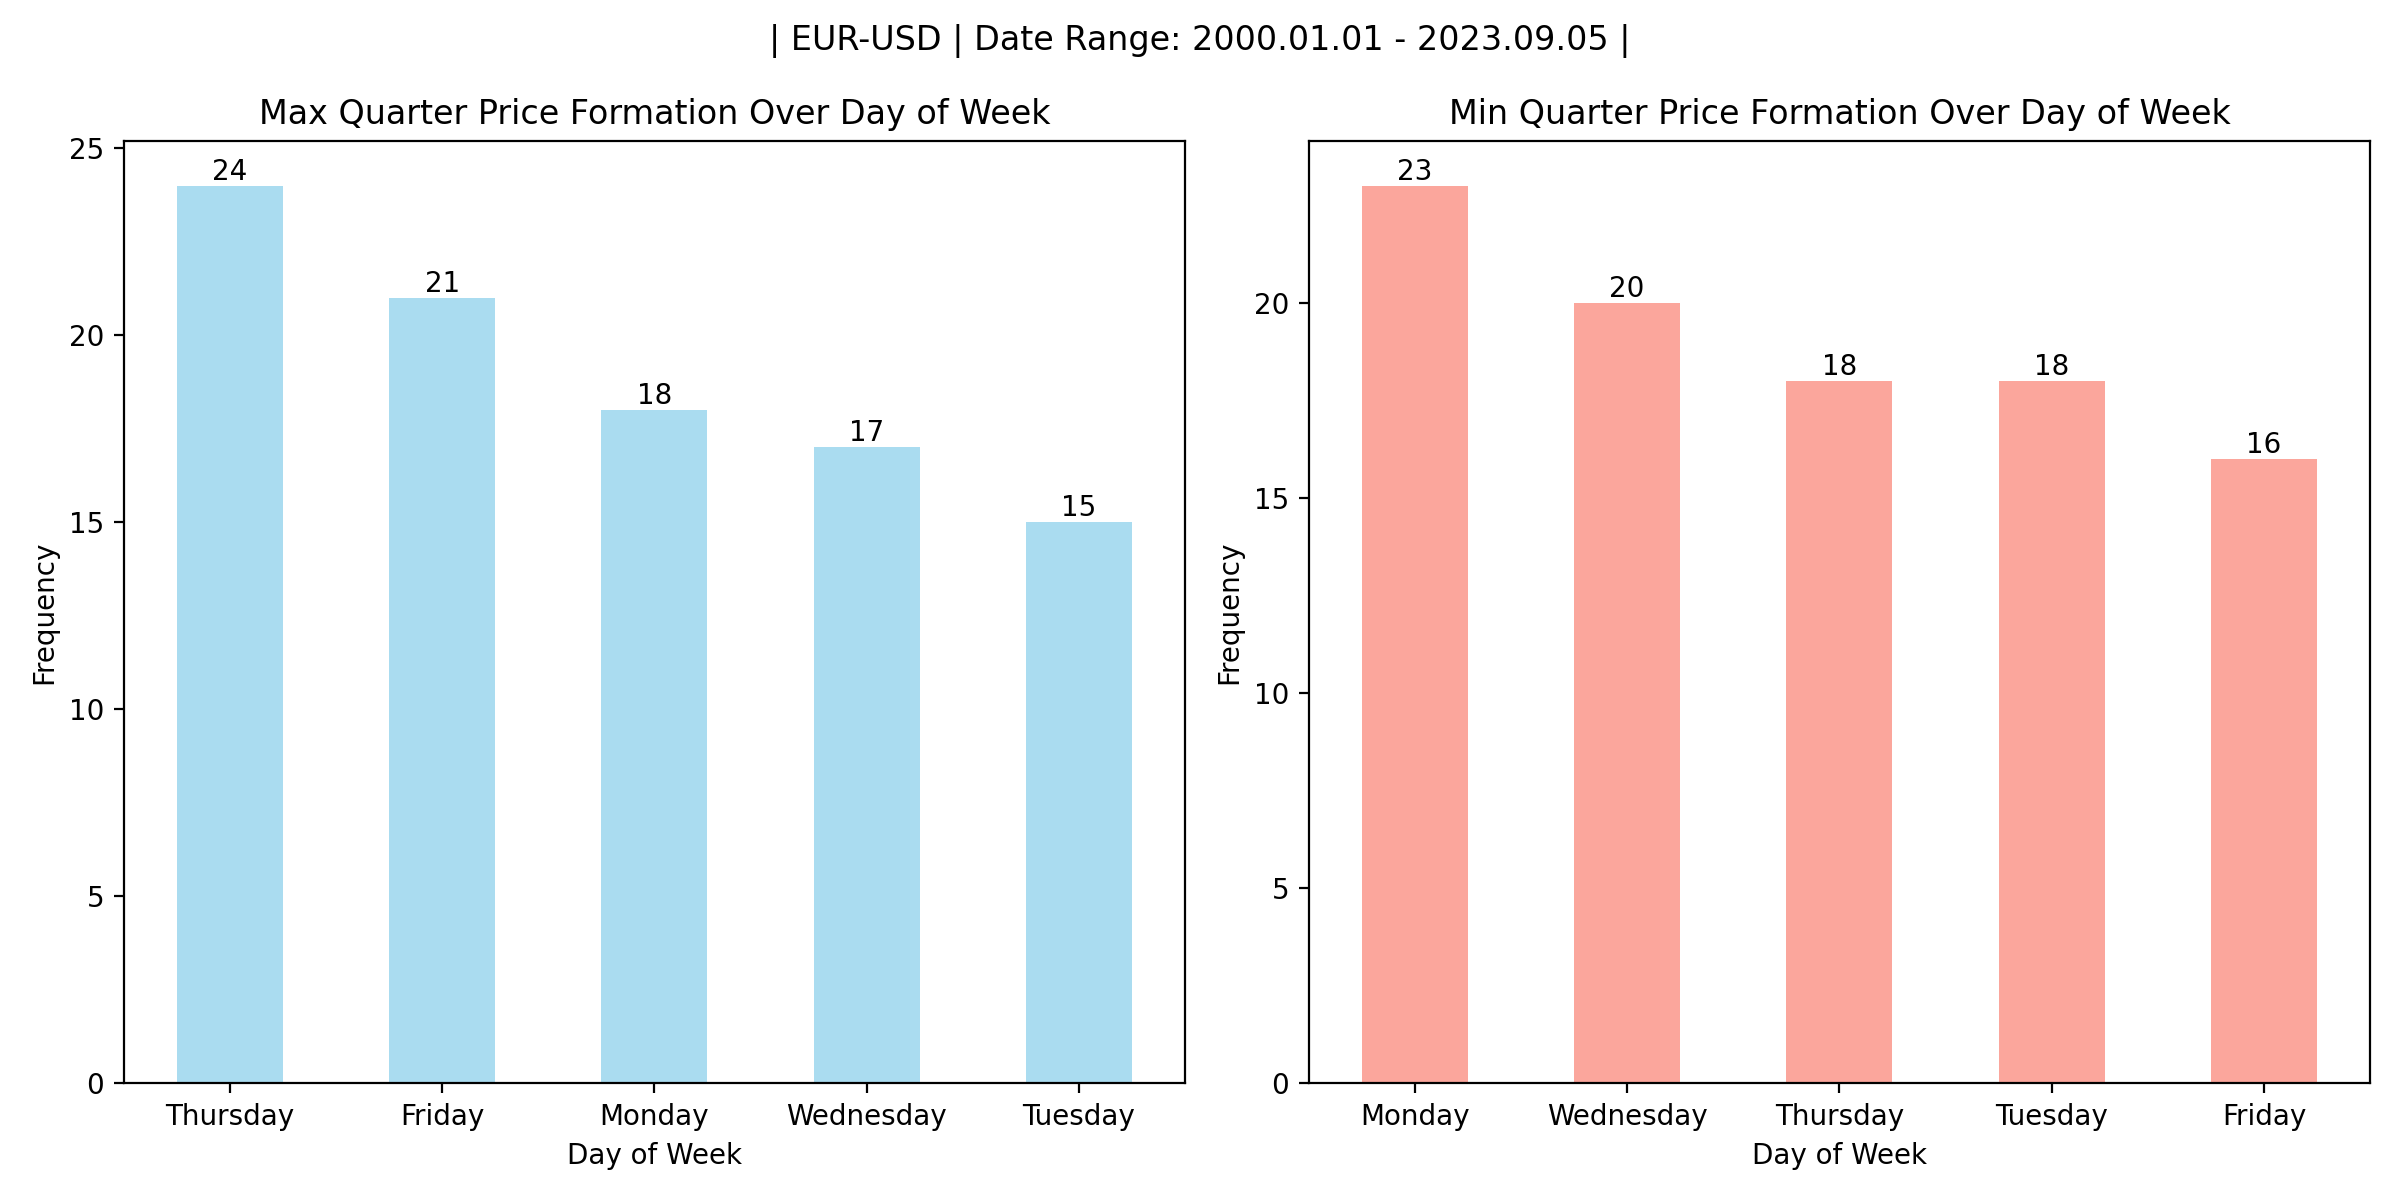

Python code for this plot:
from datetime import datetime
import MetaTrader5 as mt5
import pandas as pd
import pytz
import matplotlib.pyplot as plt

if not mt5.initialize():
    print("initialize() failed, error code =", mt5.last_error())
    quit()

timezone = pytz.timezone("Etc/UTC")
utc_from = datetime(2000, 1, 1, tzinfo=timezone)
utc_to = datetime(2023, 9, 5, hour=13, tzinfo=timezone)
rates = mt5.copy_rates_range("EURUSD", mt5.TIMEFRAME_D1, utc_from, utc_to)
mt5.shutdown()

rates_frame = pd.DataFrame(rates)
rates_frame["time"] = pd.to_datetime(rates_frame["time"], unit="s")
rates_frame.drop(
    ["open", "tick_volume", "spread", "real_volume", "close"],
    axis=1,
    inplace=True,
)

date_format = "%Y-%m/%d"

rates_frame["quarter"] = rates_frame["time"].apply(
    lambda x: f"{x.strftime('%Y')}-{str(x.quarter)}"
)
rates_frame["day"] = rates_frame["time"].apply(lambda x: x.strftime("%A"))

quarter_max_price = rates_frame.groupby("quarter")["high"].idxmax()
quarter_min_price = rates_frame.groupby("quarter")["low"].idxmin()

quarter_max_df = rates_frame.loc[
    quarter_max_price, ["quarter", "high", "day"]
].reset_index(drop=True)
quarter_min_df = rates_frame.loc[
    quarter_min_price, ["quarter", "low", "day"]
].reset_index(drop=True)

max_day_counts = quarter_max_df["day"].value_counts()
min_day_counts = quarter_min_df["day"].value_counts()

fig, (ax1, ax2) = plt.subplots(1, 2, figsize=(12, 6))

# Plot max week price chart
max_day_counts.plot(kind="bar", color="skyblue", alpha=0.7, ax=ax1)
ax1.set_title("Max Quarter Price Formation Over Day of Week")
ax1.set_xlabel("Day of Week")
ax1.set_ylabel("Frequency")
ax1.set_xticklabels(ax1.get_xticklabels(), rotation=0)

# Annotate the max_day_counts bars with their values
for i, v in enumerate(max_day_counts):
    ax1.text(i, v, str(v), ha="center", va="bottom")

# Plot min week price chart
min_day_counts.plot(kind="bar", color="salmon", alpha=0.7, ax=ax2)
ax2.set_title("Min Quarter Price Formation Over Day of Week")
ax2.set_xlabel("Day of Week")
ax2.set_ylabel("Frequency")
ax2.set_xticklabels(ax2.get_xticklabels(), rotation=0)

# Annotate the min_day_counts bars with their values
for i, v in enumerate(min_day_counts):
    ax2.text(i, v, str(v), ha="center", va="bottom")

# Add a common title above both charts
plt.suptitle(
    f"| EUR-USD | Date Range: {utc_from.strftime('%Y.%m.%d')} - {utc_to.strftime('%Y.%m.%d')} |"
)

plt.tight_layout()  # Ensure the subplots don't overlap
plt.savefig("quarter_price_day.png", dpi=200)
